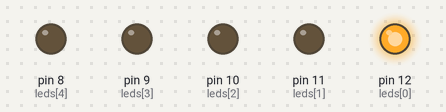
The sketch below on a simulated Arduino Uno, built with avr-gcc and run on an emulated ATmega328P. On the bench: output pins drawn as LEDs (lit = HIGH).

Above: at 0.5 s.
At 2.5 s:
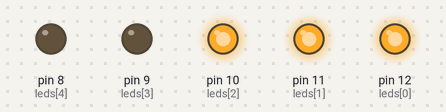
At 3.5 s:
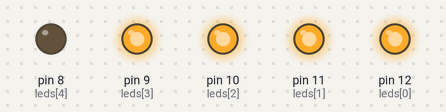
At 5.5 s:
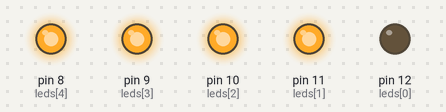
At 8.5 s:
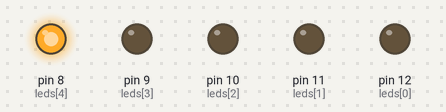
At 11.5 s:
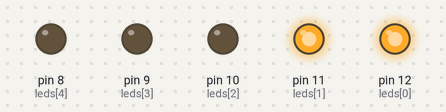
Timing chart, 0 to 13.0 s (numbered marks = the images above):
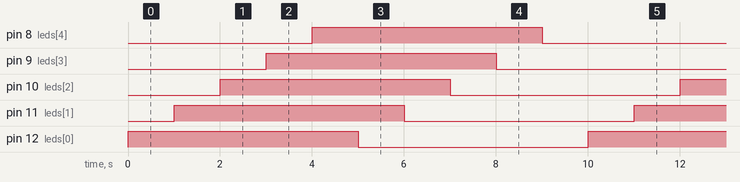

Measured:
- by itself, pin 8 (leds[4]), pin 9 (leds[3]), pin 10 (leds[2]), pin 11 (leds[1]), pin 12 (leds[0]): alternates HIGH for 5.0 s and LOW for 5.0 s
- by itself, everything shown: repeats every 10.0 s, in 10 steps

The sketch:

Laboratory_1.ino
```cpp
// Running Light using pins 8–12
// Sequence: 12 → 11 → 10 → 9 → 8 (ON one by one), then OFF one by one

int leds[] = {12, 11, 10, 9, 8}; // LED pins
int numLeds = 5;

void setup() {
  // Set pins as output
  for (int i = 0; i < numLeds; i++) {
    pinMode(leds[i], OUTPUT);
  }
}

void loop() {
  // Turn ON LEDs one by one (12 → 8)
  for (int i = 0; i < numLeds; i++) {
    digitalWrite(leds[i], HIGH);
    delay(1000); // 1 second
  }

  // Turn OFF LEDs one by one (12 → 8)
  for (int i = 0; i < numLeds; i++) {
    digitalWrite(leds[i], LOW);
    delay(1000); // 1 second
  }
}
```
